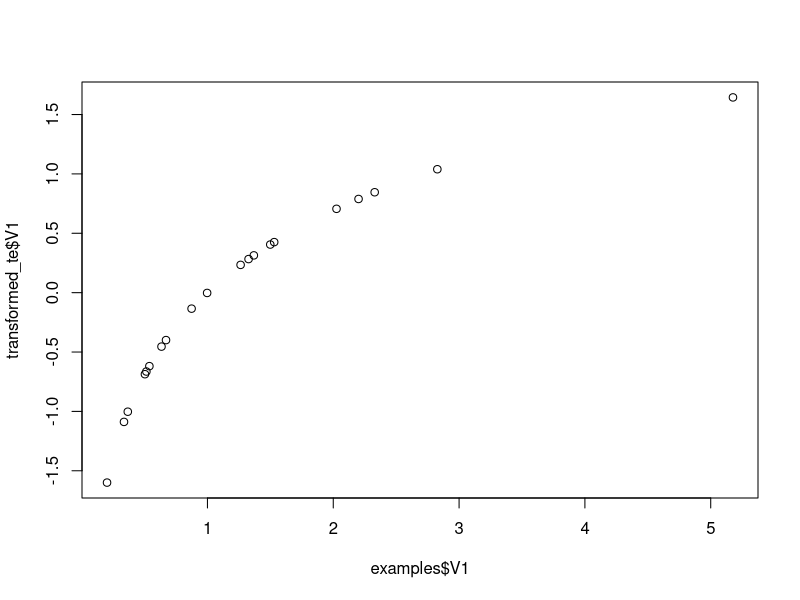

Recreate this plot in R.
# r2py crawler metadata
# package: recipes
# source_type: rd_example
# topic: step_log.Rd
# source_file: C:\Users\bened\AppData\Local\R\win-library\4.5\recipes\help
# lines: 32

suppressPackageStartupMessages(library(recipes))
set.seed(313)
examples <- matrix(exp(rnorm(40)), ncol = 2)
examples <- as.data.frame(examples)

rec <- recipe(~ V1 + V2, data = examples)

log_trans <- rec |>
  step_log(all_numeric_predictors())

log_obj <- prep(log_trans, training = examples)

transformed_te <- bake(log_obj, examples)
plot(examples$V1, transformed_te$V1)

tidy(log_trans, number = 1)
tidy(log_obj, number = 1)

# using the signed argument with negative values

examples2 <- matrix(rnorm(40, sd = 5), ncol = 2)
examples2 <- as.data.frame(examples2)

recipe(~ V1 + V2, data = examples2) |>
  step_log(all_numeric_predictors()) |>
  prep(training = examples2) |>
  bake(examples2)

recipe(~ V1 + V2, data = examples2) |>
  step_log(all_numeric_predictors(), signed = TRUE) |>
  prep(training = examples2) |>
  bake(examples2)
